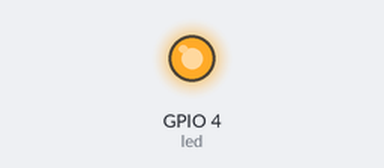
The program below on a simulated Raspberry Pi (BCM pin numbers). Parts: output pins drawn as LEDs (lit = HIGH). Random numbers come from a fixed seed. At 5.7 s the program stops and its outputs stay as they are.

Above: at 0.1 s.
At 5.7 s:
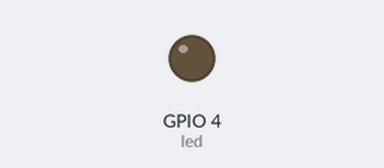
Timing chart, 0 to 7.2 s (numbered marks = the images above):
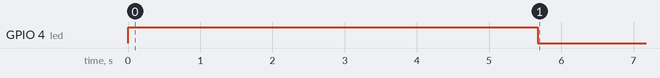

Measured:
- by itself, GPIO 4 (led): LOW → HIGH at 0.00 s, → LOW 5.7 s later

The program:

reaction-step2.py
```python
import RPi.GPIO as GPIO
import time
import random

GPIO.setmode(GPIO.BCM)
GPIO.setwarnings(False)

led = 4

GPIO.setup(led, GPIO.OUT)

GPIO.output(led, 1)
randomTime = random.uniform(5,10)
time.sleep(randomTime)
GPIO.output(led, 0)

GPIO.cleanup()
```
